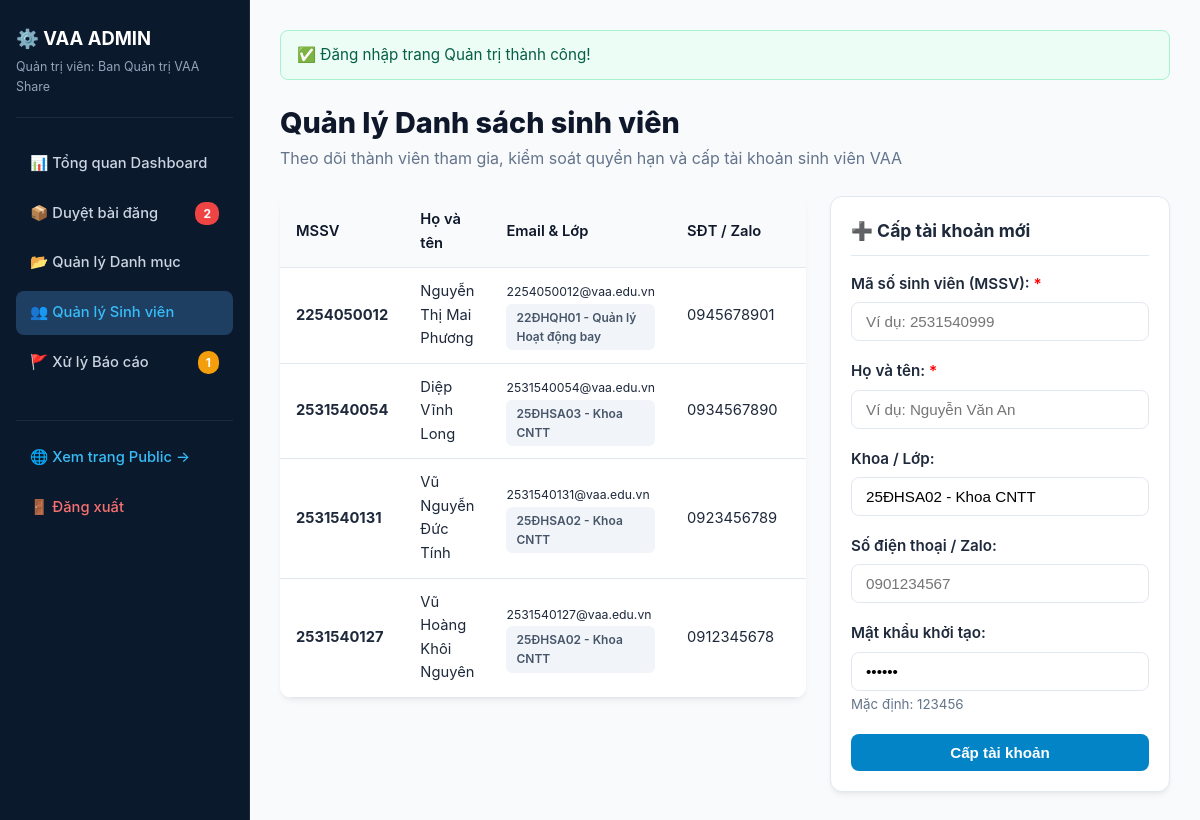
/admin/users.php (signed in), run on an earlier commit of the app's database.
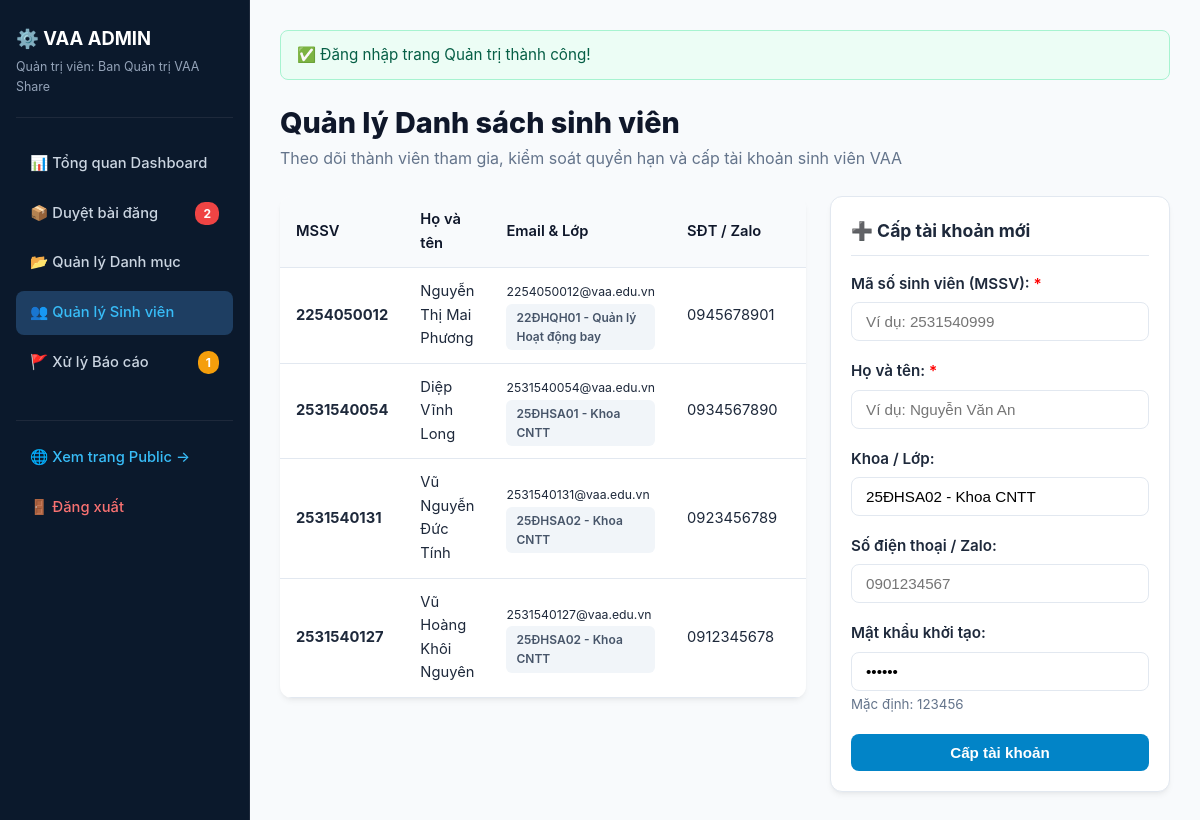
And on a later commit of the database.
### tables this page shows
CREATE TABLE `nguoi_dung` (
  `id` INT AUTO_INCREMENT PRIMARY KEY,
  `mssv` VARCHAR(20) NOT NULL UNIQUE,
  `ho_ten` VARCHAR(100) NOT NULL,
  `email` VARCHAR(100) NOT NULL UNIQUE,
  `mat_khau` VARCHAR(255) NOT NULL,
  `so_dien_thoai` VARCHAR(20) NOT NULL,
  `zalo` VARCHAR(50) DEFAULT NULL,
  `khoa_lop` VARCHAR(100) DEFAULT 'K25 - Học viện Hàng không',
  `vai_tro` ENUM('Sinh vien', 'Giang vien', 'Admin') DEFAULT 'Sinh vien',
  `trang_thai` ENUM('Hoat dong', 'Bi khoa') DEFAULT 'Hoat dong',
  `ngay_tao` TIMESTAMP DEFAULT CURRENT_TIMESTAMP
);

### includes/functions.php (called while the page is built, shortened)
<?php
function e($str) {
    return htmlspecialchars($str ?? '', ENT_QUOTES, 'UTF-8');
}

### admin/users.php (the view, shortened to what this page needs)
<?php
require_once __DIR__ . '/_layout_top.php';
$users = $db->query("SELECT * FROM nguoi_dung WHERE vai_tro = 'Sinh vien' ORDER BY id DESC")->fetch_all(MYSQLI_ASSOC);
?>
<div style="margin-bottom: 24px;">
  <h1 style="font-size:1.8rem; font-weight:800; color:var(--vaa-dark);">Quản lý Danh sách sinh viên</h1>
  <p style="color:var(--vaa-muted);">Theo dõi thành viên tham gia, kiểm soát quyền hạn và cấp tài khoản sinh viên VAA</p>
</div>
<div style="display:grid; grid-template-columns: 1fr 340px; gap:24px; align-items:start;">
  <div class="table-responsive" style="background:#fff; border-radius:var(--vaa-radius); box-shadow:var(--vaa-shadow);">
    <table class="data-table">
      <thead>
        <tr>
          <th>MSSV</th>
          <th>Họ và tên</th>
          <th>Email & Lớp</th>
          <th>SĐT / Zalo</th>
          <th>Trạng thái</th>
        </tr>
      </thead>
      <tbody>
        <?php foreach ($users as $u): ?>
          <tr>
            <td><strong><?php echo e($u['mssv']); ?></strong></td>
            <td><?php echo e($u['ho_ten']); ?></td>
            <td>
              <small><?php echo e($u['email']); ?></small><br>
              <span class="badge" style="background:#f1f5f9; color:#475569; font-size:0.75rem;"><?php echo e($u['khoa_lop']); ?></span>
            </td>
            <td><?php echo e($u['so_dien_thoai']); ?></td>
            <td>
            </td>
          </tr>
        <?php endforeach; ?>
      </tbody>
    </table>
  </div>
  <div style="background:#fff; border:1px solid var(--vaa-border); border-radius:var(--vaa-radius); padding:20px; box-shadow:var(--vaa-shadow);">
    <h3 style="font-size:1.1rem; margin-bottom:16px; border-bottom:1px solid var(--vaa-border); padding-bottom:10px;">➕ Cấp tài khoản mới</h3>
    <form action="<?php echo BASE_URL; ?>/admin/users.php" method="POST">
      <div class="form-group">
        <label>Mã số sinh viên (MSSV): <span style="color:red;">*</span></label>
        <input type="text" name="mssv" class="form-control" placeholder="Ví dụ: 2531540999" required>
      </div>
      <div class="form-group">
        <label>Họ và tên: <span style="color:red;">*</span></label>
        <input type="text" name="ho_ten" class="form-control" placeholder="Ví dụ: Nguyễn Văn An" required>
      </div>
      <div class="form-group">
        <label>Khoa / Lớp:</label>
        <input type="text" name="khoa_lop" class="form-control" value="25ĐHSA02 - Khoa CNTT">
      </div>
      <div class="form-group">
        <label>Số điện thoại / Zalo:</label>
        <input type="text" name="so_dien_thoai" class="form-control" placeholder="0901234567" required>
      </div>
      <div class="form-group">
        <label>Mật khẩu khởi tạo:</label>
        <input type="password" name="mat_khau" class="form-control" value="123456" required>
        <small style="color:var(--vaa-muted);">Mặc định: 123456</small>
      </div>
      <button type="submit" class="btn btn-primary btn-block">Cấp tài khoản</button>
    </form>
  </div>
</div>
<?php require_once __DIR__ . '/_layout_bottom.php'; ?>

What changed in the data, as far as the page shows it:
changed nguoi_dung "Diệp Vĩnh Long": khoa_lop "25ĐHSA03 - Khoa CNTT" → "25ĐHSA01 - Khoa CNTT"
